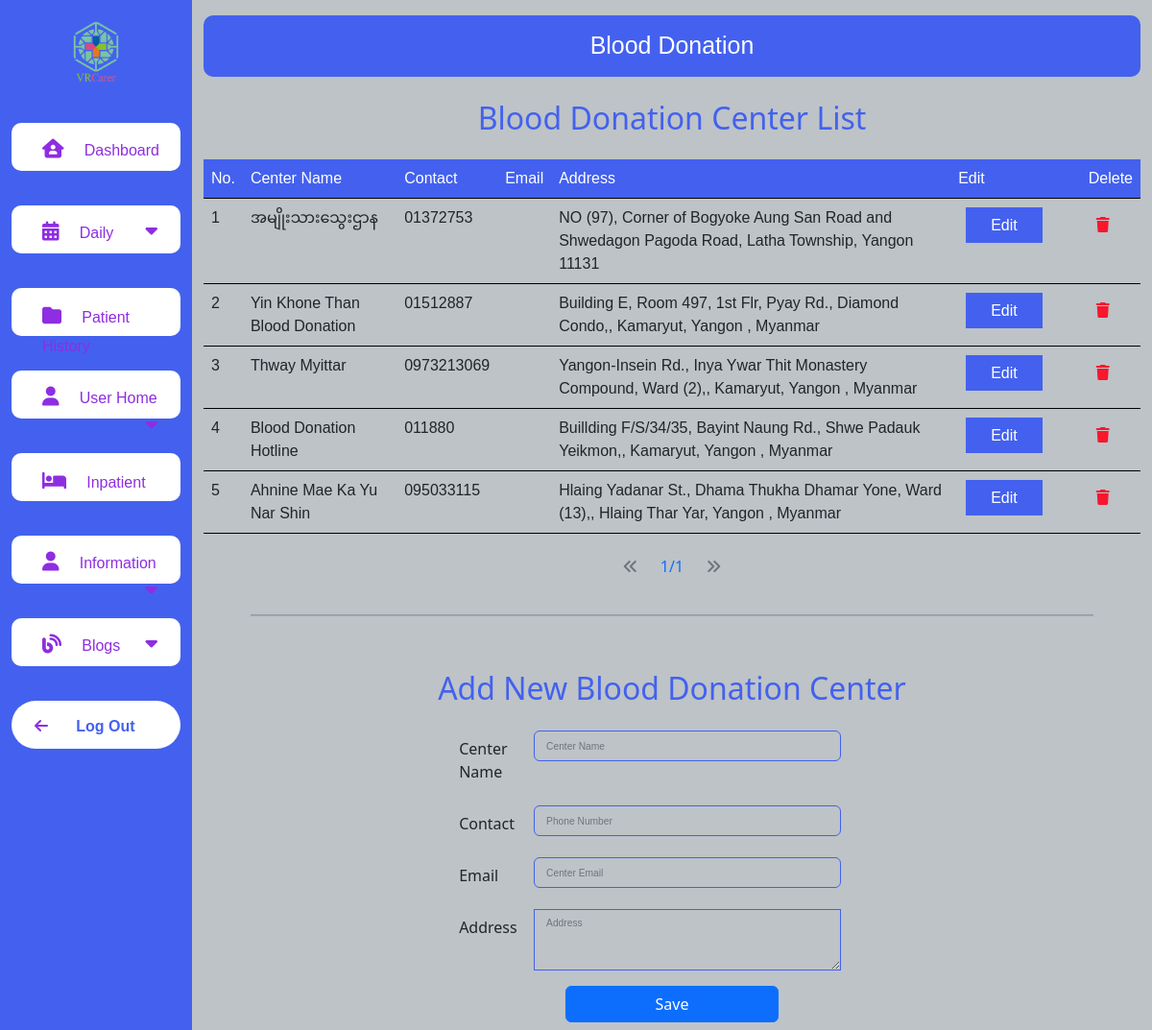
The page /vr_carer/admin/View/donation.php (signed in) on the database its author committed.
### tables this page shows
CREATE TABLE `blood_donation` (
  `id` int(11) NOT NULL COMMENT 'blood donation centre id',
  `center_name` varchar(128) NOT NULL COMMENT 'centre name',
  `center_address` varchar(256) NOT NULL COMMENT 'center address',
  `center_contact` varchar(15) NOT NULL COMMENT 'center phone number',
  `center_email` varchar(128) DEFAULT NULL COMMENT 'center email',
  `del_flg` int(11) NOT NULL DEFAULT 0,
  `created_date` varchar(10) DEFAULT NULL COMMENT 'YYYY/MM/DD',
  `updated_date` varchar(10) DEFAULT NULL COMMENT 'YYYY/MM/DD'
);

### vr_carer/admin/Controller/bloodDonationCenter/donationListController.php (called while the page is built, shortened)
<?php
include "../Model/dbConnection.php";
$rowLimit = 5;
$page = (isset($_GET["page"])) ? $_GET["page"] : 1;
$startPage = ($page - 1) * $rowLimit;
$sql = $pdo->prepare("SELECT * FROM blood_donation  LIMIT  $startPage,$rowLimit");
$sql->execute();
$centerList = $sql->fetchAll(PDO::FETCH_ASSOC);

### vr_carer/admin/View/donation.php (the view, shortened to what this page needs)
<?php
include "../Controller/bloodDonationCenter/donationListController.php";
?>
<!DOCTYPE html>
<html lang="en">
<head>
    <link href="https://cdn.jsdelivr.net/npm/bootstrap@5.2.2/dist/css/bootstrap.min.css" rel="stylesheet" />
    <link rel="stylesheet" href="./resources/css/root.css?v=" <?= time() ?> />
</head>
<body>
    <div class="container-fluid">
        <div class="row flex-nowrap">
            <?php
            include("./common/nav.php")
            ?>
            <div class="data_box col-sm-9 col-md-8 col-xl-10 mt-3">
                <div class="header_wrapper bg_header ">
                    <div class="header_box">
                        <span class="navbar-brand ttl_admin" href="#">Blood Donation</span>
                    </div>
                </div>
                <section class="center_list">
                    <div class="input_set">
                        <h2 class="input_set_header my-4">Blood Donation Center List</h2>
                    </div>
                    <table class="table">
                        <thead class="table_bgcolor" id="table_header">
                            <tr>
                                <td>No.</td>
                                <td>Center Name</td>
                                <td>Contact</td>
                                <td>Email</td>
                                <td>Address</td>
                                <td>Edit</td>
                                <td>Delete</td>
                            </tr>
                        </thead>
                        <tbody>
                            <?php $count = 0; ?>
                            <?php foreach ($centerList as $center) {
                            ?>
                                <tr class="row_bdr">
                                    <td><?php echo ++$count ?></td>
                                    <td><?php echo $center["center_name"] ?></td>
                                    <td><?php echo $center["center_contact"] ?></td>
                                    <td><?php echo $center["center_email"] ?></td>
                                    <td><?php echo $center["center_address"] ?></td>
                                    <td class="p-3">
                                        <a href="../Controller/bloodDonationCenter/EditDonationController.php?id=<?php echo $center["id"] ?>" class="edit_btn me-4">Edit</a>
                                    </td>
                                    <td class="p-3">
                                        <a href="../Controller/bloodDonationCenter/deleteCenterController.php?id=<?php echo $center["id"] ?>" class="trash"><i class="fa-solid fa-trash"></i></a>
                                    </td>
                                </tr>
                            <?php } ?>
                        </tbody>
                    </table>
                   <?php
                   include "./common/pagination.php";
                   ?>
                    <hr />
                </section>
                <section class="add_center">
                    <div class="input_set mt-3">
                        <div class="input_set">
                            <h2 class="input_set_header my-4">Add New Blood Donation Center</h2>
                        </div>
                        <form action="../Controller/bloodDonationCenter/addBloodDonation.php" method="post">
                            <div class="form-group row mb-3">
                                <label for="inputPassword" class="col-sm-2 col-form-label">Center Name</label>
                                <div class="col-sm-10">
                                    <input type="text" class="form-control common_input" name="center" placeholder="Center Name">
                                </div>
                            </div>
                            <div class="form-group row mb-3">
                                <label for="inputPassword" class="col-sm-2 col-form-label">Contact</label>
                                <div class="col-sm-10">
                                    <input type="number" class="form-control common_input" name="contact" placeholder="Phone Number">
                                </div>
                            </div>
                            <div class="form-group row mb-3">
                                <label for="inputPassword" class="col-sm-2 col-form-label">Email</label>
                                <div class="col-sm-10">
                                    <input type="email" class="form-control common_input" name="email" placeholder="Center Email">
                                </div>
                            </div>
                            <div class="form-group row mb-3">
                                <label for="inputPassword" class="col-sm-2 col-form-label">Address</label>
                                <div class="col-sm-10">
                                    <textarea class="form-control common_input text_area" id="exampleFormControlTextarea1" name="address" rows="5" placeholder="Address"></textarea>
                                </div>
                            </div>
                            <div class="form-group d-flex justify-content-center">
                                <button type="submit" name="addCenter" class="btn btn-primary mb-2 w-50">Save</button>
                            </div>
                        </form>
                    </div>
                </section>
            </div>
        </div>
    </div>
</body>
</html>

### vr_carer/admin/View/resources/css/root.css (style rules this page uses)
:root { --primary_color: #bdc3c7; --secondary_color: #4361ee; --tertiary_color: #000000; }
:root { --first_color: #000000; --second_color: #ffffff; --third_color: #4361ee; --fourth_color: #ffc652; --fifth_color: #f8172d; --sixth_color: #8E2DE2 !important; }
:root { --primary_font: "Mulish", sans-serif; --secondary_font: "Archivo Narrow", sans-serif; }
:root { --extra_large: 5em; --large: 2.5em; --medium: 1.87em; --small: 1.56em; --extra_small: 1.25em; --extra_extra_small: 0.8em; }
body { background-color: var(--primary_color) !important; }
.edit_btn { padding: 0.5em 1.5em; color: var(--second_color); background-color: var(--secondary_color); border: 2px solid var(--secondary_color); text-decoration: none; }
.trash { color: var(--fifth_color); }
.bg_header { background-color: var(--secondary_color) !important; border-radius: 10px !important; }
.header_wrapper { height: 4em; display: flex; justify-content: center; align-items: center; }
.ttl_admin { color: var(--second_color) !important; font-family: var(--primary_font) !important; font-size: var(--small) !important; }
.common_input { width: 25em !important; height: 2.5em !important; border: 1px solid var(--secondary_color) !important; background-color: var(--primary_color) !important; color: var(--first_color) !important; font-family: var(--primary_font) !important; font-size: var(--extra_small) !important; font-weight: 400 !important; }
.text_area { height: 5em !important; }
.common_input::placeholder { color: var(--first_color); font-family: var(--primary_font); font-size: var(--extra_extra_small); }
.table { font-family: var(--primary_font); font-size: var(--extra_small); }
.table_bgcolor { background-color: var(--secondary_color); border-bottom: 1px solid var(--first_color); }
tbody .row_bdr { font-size: var(--extra_extra_small); border-bottom: 1px solid var(--first_color) !important; }
.input_set { display: flex; flex-direction: column; justify-content: center; align-items: center; width: 100%; }
.input_set_header { color: var(--secondary_color); }
textarea { height: 5em !important; border-radius: 0 !important; }
@media only screen and (max-width: 1200px) { .common_input { width: 100%; height: 2em; font-weight: 300; font-size: var(--extra_extra_small) !important; } }
@media only screen and (max-width: 1200px) { .input_set { display: flex; flex-direction: column; justify-content: center; align-items: center; } }
hr { width: 90%; height: 0.125em; margin: 2em auto !important; border: 0px; background-color: var(--third_color); }
#table_header > tr > td { color: white; font-size: var(--extra_extra_small); }

### rows shown on the page
blood_donation: center_name "အမျိုးသားသွေးဌာန", center_contact "01372753", center_address "NO (97), Corner of Bogyoke Aung San Road and Shwedagon Pagoda Road, Latha Township, Yangon 11131"
blood_donation: center_name "Yin Khone Than Blood Donation", center_contact "01512887", center_address "Building E, Room 497, 1st Flr, Pyay Rd., Diamond Condo,, Kamaryut, Yangon , Myanmar"
blood_donation: center_name "Thway Myittar", center_contact "0973213069", center_address "Yangon-Insein Rd., Inya Ywar Thit Monastery Compound, Ward (2),, Kamaryut, Yangon , Myanmar"
blood_donation: center_name "Blood Donation Hotline", center_contact "011880", center_address "Buillding F/S/34/35, Bayint Naung Rd., Shwe Padauk Yeikmon,, Kamaryut, Yangon , Myanmar"
blood_donation: center_name "Ahnine Mae Ka Yu Nar Shin", center_contact "095033115", center_address "Hlaing Yadanar St., Dhama Thukha Dhamar Yone, Ward (13),, Hlaing Thar Yar, Yangon , Myanmar"

### other values the page prints
$page "1"
$totalPages "1"
